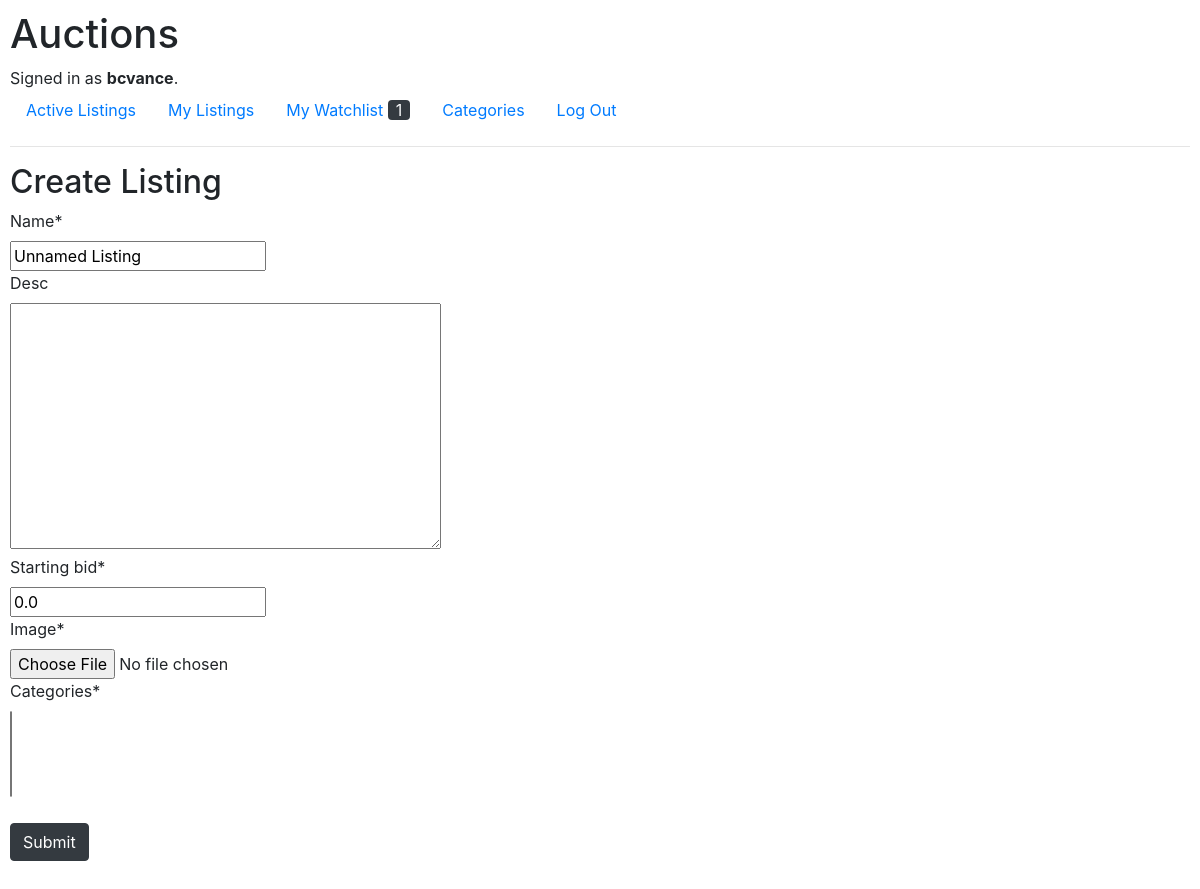
Before: /create (signed in) with the older database file.
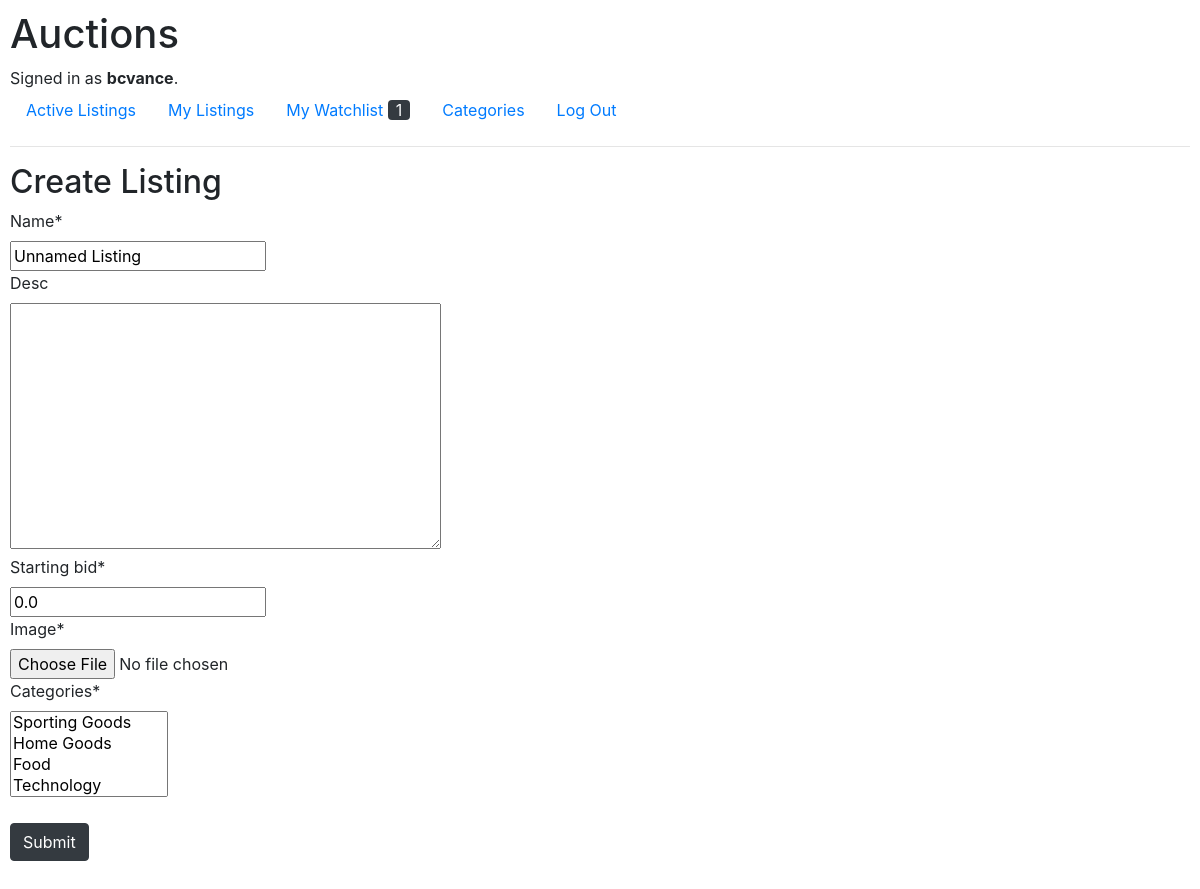
After: the same page with the newer database file.
### auctions/models.py (models this page shows)
class Category(models.Model):
    name = models.CharField(max_length=30, unique=True)
    def __str__(self) -> str:
        return f"{self.name}"

### auctions/views.py (the view, shortened to what this page needs)
# urls.py: path("create", views.create, name="create"),
def create(request):
    form = ListingForm()
    listings = Listing.objects.all()
    watch_items = get_num_watch_items(request)
    return render(request, "auctions/create.html", context={
        "listings":listings,
        "form": form,
        "watch_items": watch_items
    })

### auctions/forms.py
class ListingForm(forms.ModelForm):
    class Meta:
        model = Listing
        fields = ("name", "desc", "starting_bid", "image", "categories")
        widgets = {
            "desc": forms.Textarea(attrs={"cols": 40, "rows": 10})
        }

### auctions/utils.py (called while the page is built)
def get_num_watch_items(request):
    user_id = request.user.id
    num_items = WatchItem.objects.filter(watcher = User.objects.get(id = user_id)).count()
    return num_items

### auctions/templates/auctions/create.html (shortened to what this page needs)
{% extends "auctions/layout.html" %}
{% block watch_num %}
    {{ watch_items }}
{% endblock %}
{% block body %}
{% load crispy_forms_tags %}
    <h2>Create Listing</h2>
    <form action="{% url 'create' %}" method="post" enctype="multipart/form-data">
        {{form|crispy}}
            <button class="btn btn-dark my-4" type="submit">Submit</button>
    </form>
{% endblock %}

Changed rows visible on the page:
added Category: name "Unnamed Listing"
Other visible differences:
form field categories: (not shown) → "Sporting Goods / Home Goods / Food / Technology"
form field name: "Unnamed Listing" → (not shown)
